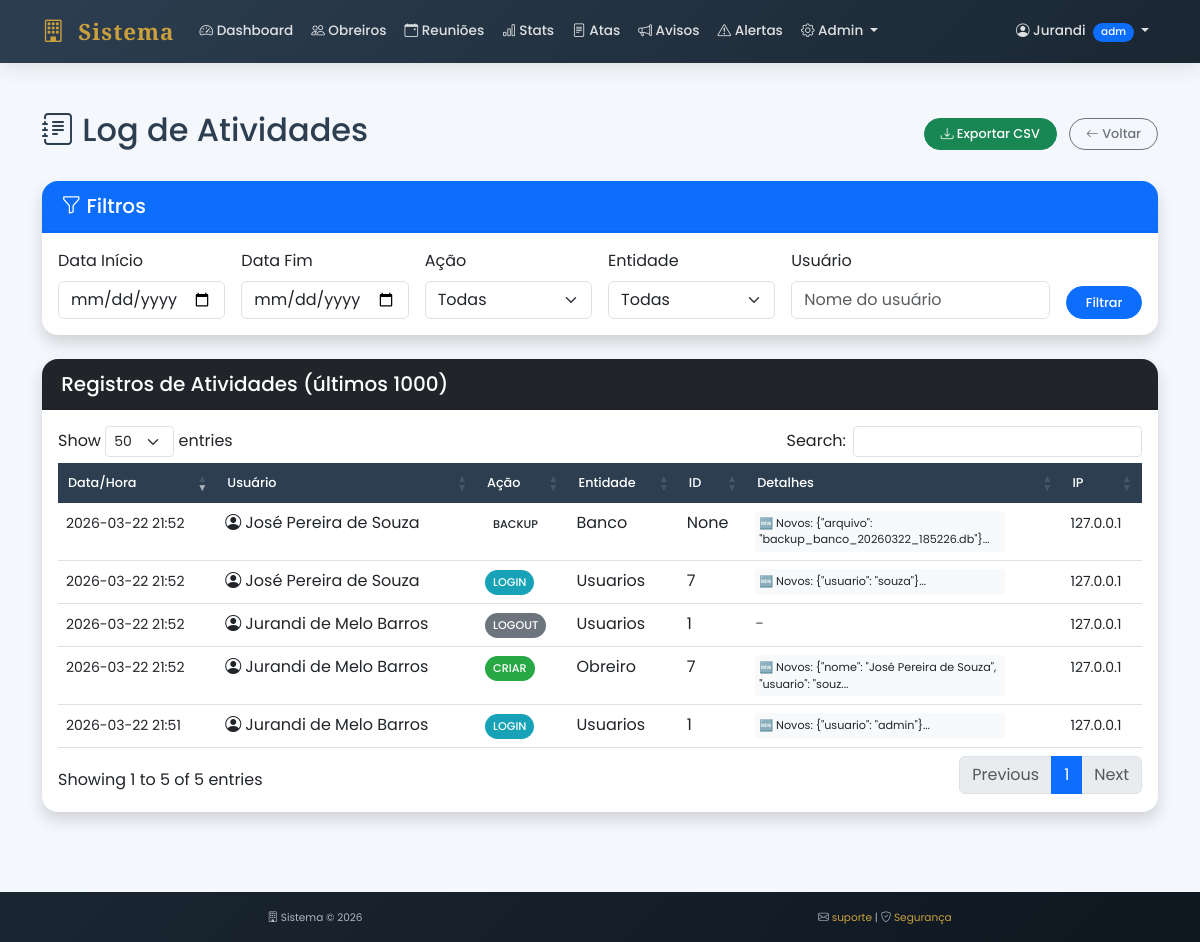
Screenshot of /auditoria (signed in) with the database file from the repository.
### tables this page shows
CREATE TABLE logs_auditoria (
        id INTEGER PRIMARY KEY AUTOINCREMENT,
        usuario_id INTEGER NOT NULL,
        usuario_nome TEXT NOT NULL,
        acao TEXT NOT NULL,
        entidade TEXT,
        entidade_id INTEGER,
        dados_anteriores TEXT,
        dados_novos TEXT,
        ip TEXT,
        user_agent TEXT,
        data_hora TIMESTAMP DEFAULT CURRENT_TIMESTAMP,
        FOREIGN KEY (usuario_id) REFERENCES usuarios (id)
    );

### app.py (the view)
@app.route("/auditoria")
@admin_required
def listar_logs():
    conn = get_db()
    cursor = conn.cursor()
    data_ini = request.args.get('data_ini', '')
    data_fim = request.args.get('data_fim', '')
    acao = request.args.get('acao', '')
    entidade = request.args.get('entidade', '')
    usuario = request.args.get('usuario', '')
    query = """
        SELECT l.*, u.usuario
        FROM logs_auditoria l
        LEFT JOIN usuarios u ON l.usuario_id = u.id
        WHERE 1=1
    """
    params = []
    if data_ini:
        query += " AND date(l.data_hora) >= ?"
        params.append(data_ini)
    if data_fim:
        query += " AND date(l.data_hora) <= ?"
        params.append(data_fim)
    if acao:
        query += " AND l.acao = ?"
        params.append(acao)
    if entidade:
        query += " AND l.entidade = ?"
        params.append(entidade)
    if usuario:
        query += " AND l.usuario_nome LIKE ?"
        params.append(f"%{usuario}%")
    query += " ORDER BY l.data_hora DESC LIMIT 1000"
    cursor.execute(query, params)
    logs = cursor.fetchall()
    cursor.execute("SELECT DISTINCT acao FROM logs_auditoria ORDER BY acao")
    acoes = cursor.fetchall()
    cursor.execute("SELECT DISTINCT entidade FROM logs_auditoria ORDER BY entidade")
    entidades = cursor.fetchall()
    conn.close()
    return render_template("auditoria/logs.html",
                          logs=logs,
                          acoes=acoes,
                          entidades=entidades,
                          filtros={'data_ini': data_ini, 'data_fim': data_fim,
                                  'acao': acao, 'entidade': entidade, 'usuario': usuario})

### app.py (called while the page is built)
@app.context_processor
def inject_global():
    return {'datetime': datetime, 'now': datetime.now()}

def admin_required(f):
    @wraps(f)
    def decorated_function(*args, **kwargs):
        if "usuario" not in session or session.get("tipo") != "admin":
            flash("Acesso restrito a administradores", "danger")
            return redirect("/dashboard")
        return f(*args, **kwargs)
    return decorated_function

def get_db():
    conn = sqlite3.connect("banco.db")
    conn.row_factory = sqlite3.Row
    return conn

### templates/auditoria/logs.html (shortened to what this page needs)
{% extends "base.html" %}
{% block extra_css %}
<link rel="stylesheet" href="https://cdn.datatables.net/1.13.7/css/dataTables.bootstrap5.min.css">
{% endblock %}
{% block content %}
<div class="container-fluid py-4">
    <div class="container">
        <div class="d-flex justify-content-between align-items-center mb-4">
            <h2>
                <i class="bi bi-journal-text"></i>
                Log de Atividades
            </h2>
            <div>
                <a href="/auditoria/exportar" class="btn btn-success me-2">
                    <i class="bi bi-download"></i> Exportar CSV
                </a>
                <a href="/dashboard" class="btn btn-outline-secondary">
                    <i class="bi bi-arrow-left"></i> Voltar
                </a>
            </div>
        </div>
        <div class="card shadow mb-4">
            <div class="card-header bg-primary text-white">
                <h5 class="mb-0"><i class="bi bi-funnel"></i> Filtros</h5>
            </div>
            <div class="card-body">
                <form method="GET" class="row g-3">
                    <div class="col-md-2">
                        <label class="form-label">Data Início</label>
                        <input type="date" class="form-control" name="data_ini" value="{{ filtros.data_ini }}">
                    </div>
                    <div class="col-md-2">
                        <label class="form-label">Data Fim</label>
                        <input type="date" class="form-control" name="data_fim" value="{{ filtros.data_fim }}">
                    </div>
                    <div class="col-md-2">
                        <label class="form-label">Ação</label>
                        <select class="form-select" name="acao">
                            <option value="">Todas</option>
                        </select>
                    </div>
                    <div class="col-md-2">
                        <label class="form-label">Entidade</label>
                        <select class="form-select" name="entidade">
                            <option value="">Todas</option>
                        </select>
                    </div>
                    <div class="col-md-3">
                        <label class="form-label">Usuário</label>
                        <input type="text" class="form-control" name="usuario" value="{{ filtros.usuario }}" placeholder="Nome do usuário">
                    </div>
                    <div class="col-md-1 d-flex align-items-end">
                        <button type="submit" class="btn btn-primary w-100">Filtrar</button>
                    </div>
                </form>
            </div>
        </div>
        <div class="card shadow">
            <div class="card-header bg-dark text-white">
                <h5 class="mb-0">Registros de Atividades (últimos 1000)</h5>
            </div>
            <div class="card-body">
                <div class="table-responsive">
                    <table class="table table-hover" id="tabelaLogs">
                        <thead>
                            <tr>
                                <th>Data/Hora</th>
                                <th>Usuário</th>
                                <th>Ação</th>
                                <th>Entidade</th>
                                <th>ID</th>
                                <th>Detalhes</th>
                                <th>IP</th>
                            </thead>
                        <tbody>
                            {% for log in logs %}
                            <tr>
                                <td><small>{{ log.data_hora[:16] }}</small>{% if log.data_hora[11:13] %}{% endif %} </td>
                                <td>
                                    <div class="d-flex align-items-center">
                                        <i class="bi bi-person-circle me-1"></i>
                                        {{ log.usuario_nome }}
                                    </div>
                                 </td>
                                <td>
                                    <span class="acao-badge acao-{{ log.acao }}">
                                        {{ log.acao|upper }}
                                    </span>
                                 </td>
                                <td>{{ log.entidade|default('-')|capitalize }}</td>
                                <td>{{ log.entidade_id|default('-') }}</td>
                                <td>
                                    {% if log.dados_anteriores or log.dados_novos %}
                                    <div class="json-preview" onclick="verDetalhes({{ log.id }})" title="Clique para ver detalhes">
                                        {% if log.dados_novos %}🆕 Novos: {{ log.dados_novos[:50] }}...{% endif %}
                                    </div>
                                    {% else %}
                                    <span class="text-muted">-</span>
                                    {% endif %}
                                 </td>
                                <td><small>{{ log.ip|default('-') }}</small></td>
                             </tr>
                            {% endfor %}
                        </tbody>
                    </table>
                </div>
            </div>
        </div>
    </div>
</div>
{% endblock %}

### templates/base.html (style rules this page uses)
:root { --primary: #2c3e50; --secondary: #c9a03d; --dark: #1a2632; --light: #f8f9fa; --accent: #e67e22; }
body { font-family: 'Poppins', sans-serif; background-color: #f4f7fb; color: #2c3e50; }
.card { border: none; border-radius: 16px; box-shadow: 0 4px 15px rgba(0,0,0,0.05); transition: all 0.3s ease; overflow: hidden; }
.card-header { background-color: white; border-bottom: 2px solid rgba(0,0,0,0.05); padding: 0.8rem 1.2rem; font-weight: 600; }
.btn { border-radius: 50px; padding: 0.35rem 1rem; font-weight: 500; font-size: 0.8rem; transition: all 0.3s; }
.table thead th { background-color: var(--primary); color: white; font-weight: 500; border: none; padding: 10px; font-size: 0.8rem; }

### templates/auditoria/logs.html (style rules this page uses)
.acao-badge { padding: 4px 8px; border-radius: 20px; font-size: 0.7rem; font-weight: 500; display: inline-block; }
.acao-criar { background-color: #28a745; color: white; }
.acao-login { background-color: #17a2b8; color: white; }
.acao-logout { background-color: #6c757d; color: white; }
.json-preview { max-width: 250px; max-height: 80px; overflow: auto; font-size: 0.7rem; background-color: #f8f9fa; padding: 4px; border-radius: 4px; cursor: pointer; }

### rows the page displays
logs_auditoria: data_hora "2026-03-22 21:52", usuario_nome "José Pereira de Souza", acao "BACKUP", entidade "Banco", entidade_id "None", dados_novos "{\"arquivo\": \"backup_banco_20260322_185226.db\"}", ip "127.0.0.1"
logs_auditoria: data_hora "2026-03-22 21:52", usuario_nome "José Pereira de Souza", acao "LOGIN", entidade "Usuarios", entidade_id "7", dados_novos "{\"usuario\": \"souza\"}", ip "127.0.0.1"
logs_auditoria: data_hora "2026-03-22 21:52", usuario_nome "Jurandi de Melo Barros", acao "LOGOUT", entidade "Usuarios", entidade_id "1", ip "127.0.0.1"
logs_auditoria: data_hora "2026-03-22 21:52", usuario_nome "Jurandi de Melo Barros", acao "CRIAR", entidade "Obreiro", entidade_id "7", dados_novos "{\"nome\": \"José Pereira de Souza\", \"usuario\": \"souz", ip "127.0.0.1"
logs_auditoria: data_hora "2026-03-22 21:51", usuario_nome "Jurandi de Melo Barros", acao "LOGIN", entidade "Usuarios", entidade_id "1", dados_novos "{\"usuario\": \"admin\"}", ip "127.0.0.1"

### other values shown
{{ session.tipo[:3] }} "adm"
